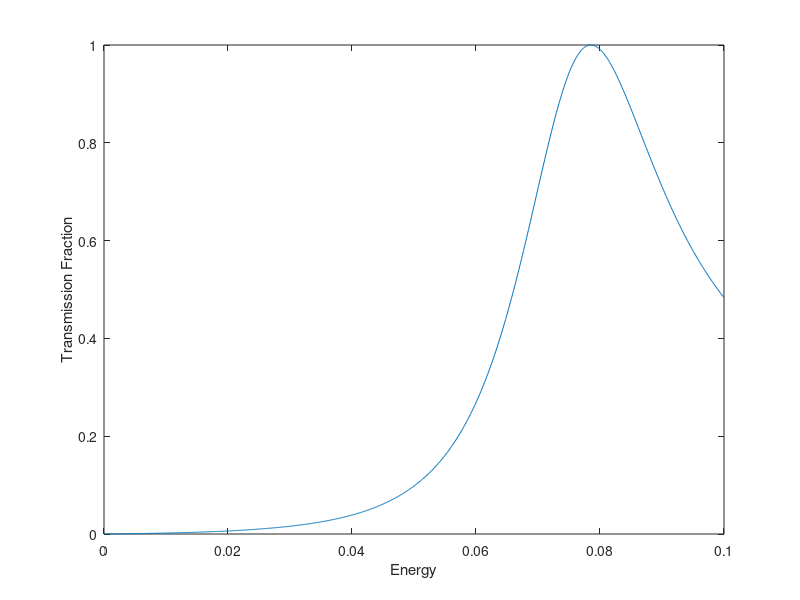

Source code (MATLAB):
function TransmissionVsEnergyPlot(MF, VM, DM, energy)
if nargin < 4 %Define defaults if no inputs to the function given
MF = [0.09,0.09,0.09,0.09,0.09]; %Effective masses in each layer
VM = [0,0.2,0,0.2,0]; %Potential in each layer
DM = [0,4,9,4,0]; %Thickness of each layer
%(note: first and last values
%for infinite layers are not used)
energy = linspace(0,0.1,1000); %Vector of energies of interest
end
tfrac = zeros(1,length(energy)); %initialize transmission fraction vector
hbar = 1.055*10^-34; %reduced Planck
mo = 9.1095*10^-31; %electron mass
q = 1.602*10^-19; %electron charge
s = (2*q*mo*0.2*10^-18)/(hbar^2); %useful parameter
for m = 1:length(energy)
k1 = sqrt(s*MF(1)*(energy(m)-VM(1)));
%Calculate "k" for layer "1"
k2 = sqrt(s*MF(2)*(energy(m)-VM(2)));
%Calculate "k" for layer "2"
delta1 = (k2/k1)*(MF(1)/MF(2));
%Calculate "delta" for layer "1"
trans = Calculate_Boundary_Condition_Matrix(delta1);
%Begin to construct transmission matrix by creating boundary
%condition matrix between layer 1 and 2
for n = 2:length(MF)-1
%Create the propagation matrix and boundary condition matrix
%for each layer and multiply to update the transmission matrix
kn = sqrt(s*MF(n)*(energy(m)-VM(n)));
%ulate "k" for layer "n"
kn1 = sqrt(s*MF(n+1)*(energy(m)-VM(n+1)));
%Calculate "k" for next layer
deltan = (kn1/kn)*(MF(n)/MF(n+1));
%Calculate "delta" for layer "n"
LayerMatrixn = Calculate_Propagation_Matrix(kn,DM(n)) ...
*Calculate_Boundary_Condition_Matrix(deltan);
trans = trans*LayerMatrixn;
%Multiply to the running matrix product "trans"
%the propagation and boundary condition matrix
%for layer "n"
end
%Calculate transmission fraction given the resulting transmission matrix for energy "m"
tfrac(m) = 1 - abs(trans(2,1))^2/abs(trans(1,1))^2;
end
%Create transmission-vs-energy plot
figure;plot(energy,tfrac);
xlabel('Energy');ylabel( 'Transmission Fraction' );
function[bcMatrix]=Calculate_Boundary_Condition_Matrix(deltan)
bcMatrix = (1/2)*[1+deltan, 1-deltan; 1-deltan, 1+deltan];
end
function[propMatrix]=Calculate_Propagation_Matrix(kn,dmn)
propMatrix = [exp(-1i*kn*dmn), 0; 0, exp(1i*kn*dmn)];
%"1i" is syntax for imaginary unit in MATLAB
end
end

